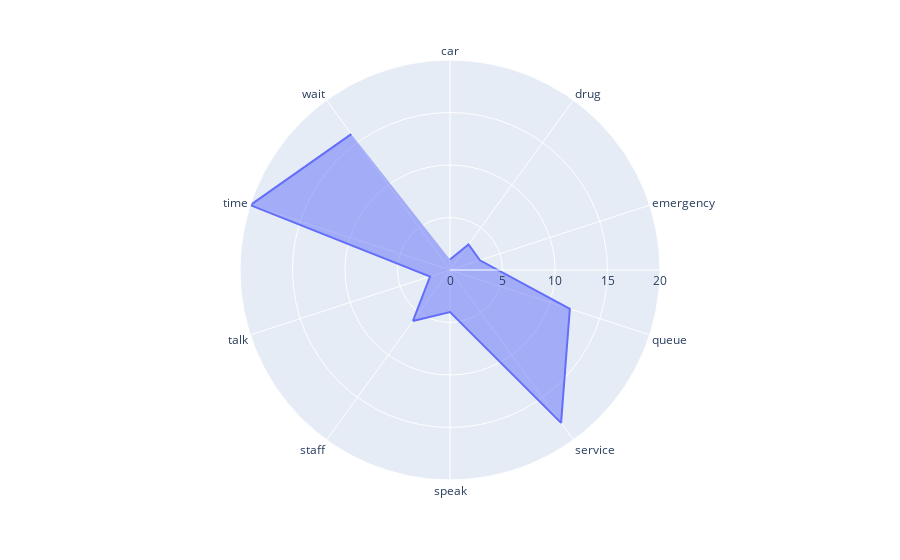

Notebook cell for this chart:
### Code cell
data_cv_bad= cv.fit_transform(df_test_bad.loc[df_test_bad.hospital == 'โรงพยาบาลตากสิน'].en)
word_count = pd.DataFrame({'word': cv.get_feature_names(), 'count': np.asarray(data_cv_bad.sum(axis=0))[0]})
r = word_count.loc[word_count.word.isin(bad)].reset_index()
fig = px.line_polar(r, r='count', theta='word')
fig.update_traces(fill='toself')
fig.show()

### Figure 1 — Plotly figure (JSON) as saved in the notebook; plotly's stock layout.template omitted (floating-point values rounded to 4 significant figures)
{"data": [{"fill": "toself", "hovertemplate": "count=%{r}<br>word=%{theta}<extra></extra>", "legendgroup": "", "line": {"color": "#636efa", "dash": "solid"}, "mode": "lines", "name": "", "r": [1, 3, 3, 12, 18, 4, 6, 2, 20, 16], "showlegend": false, "subplot": "polar", "theta": ["car", "drug", "emergency", "queue", "service", "speak", "staff", "talk", "time", "wait"], "type": "scatterpolar"}], "layout": {"autosize": true, "legend": {"tracegroupgap": 0}, "margin": {"t": 60}, "polar": {"angularaxis": {"direction": "clockwise", "rotation": 90, "type": "category"}, "domain": {"x": [0, 1], "y": [0, 1]}, "radialaxis": {"autorange": true, "range": [0, 20], "type": "linear"}}}}
